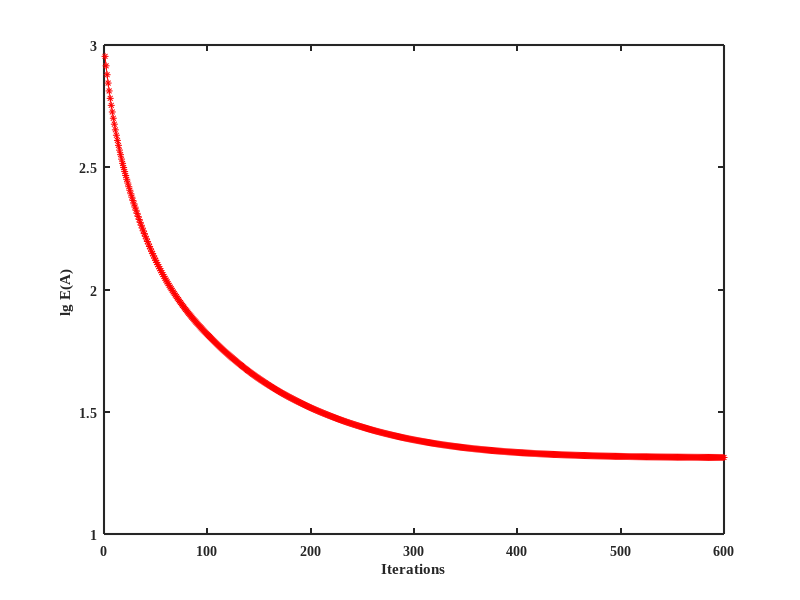

The MATLAB source for this figure: (Note: this script raises an error after producing the figure.)
clc;
clear;
load('36.mat')

figure
plot(log10(Cost1),'r-*','MarkerSize',5)
   
    set(gca, 'LineWidth', 1.5);
      set(gca,'FontName','Times New Roman','FontWeight','bold')
 xlabel('Iterations','FontName','Times New Roman','FontWeight','bold');
 ylabel('lg E(A) ','FontName','Times New Roman','FontWeight','bold');
  export_fig 36.eps -painters -transparent 
   
